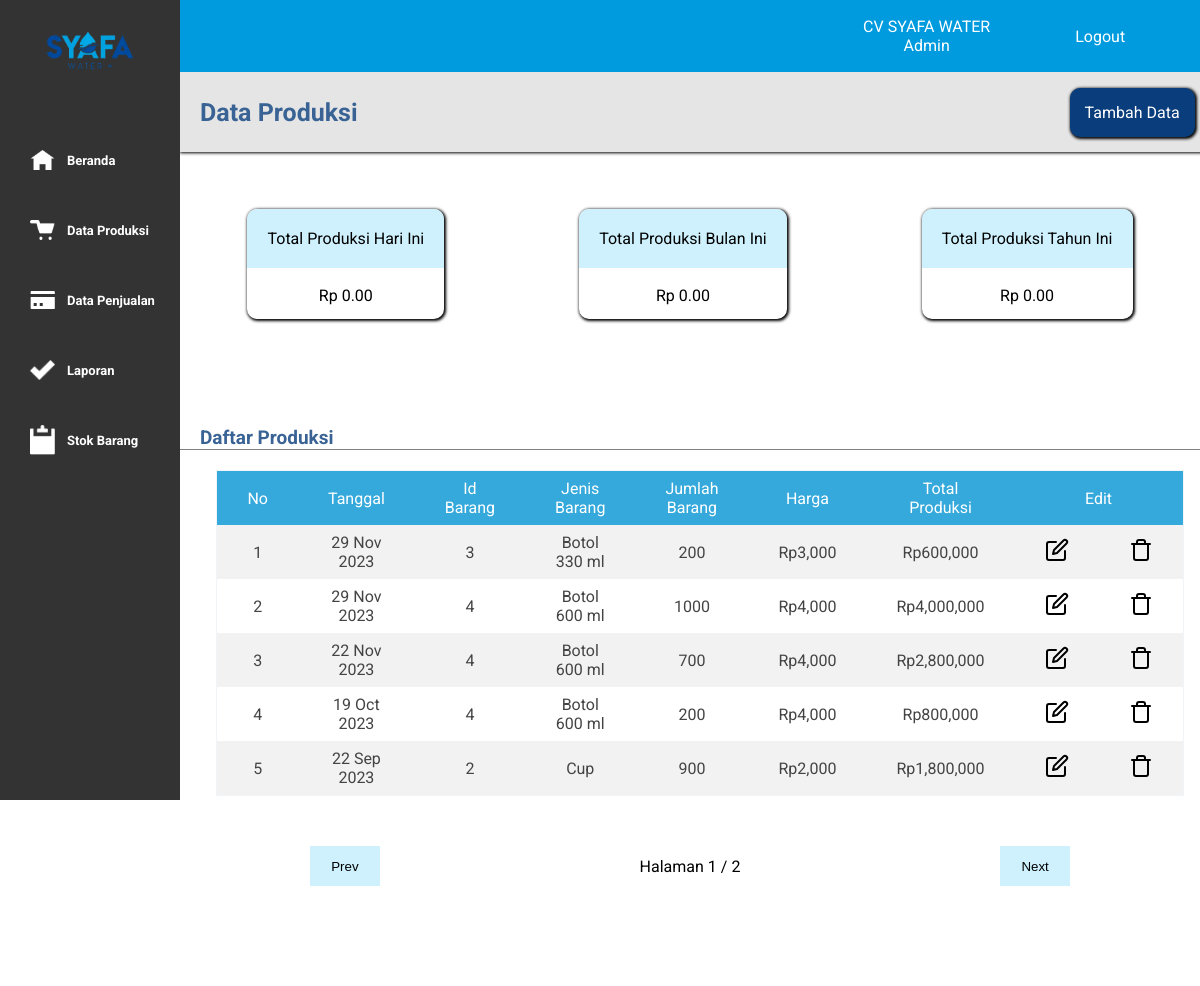
Before: /data_produksi.php with the older database file.
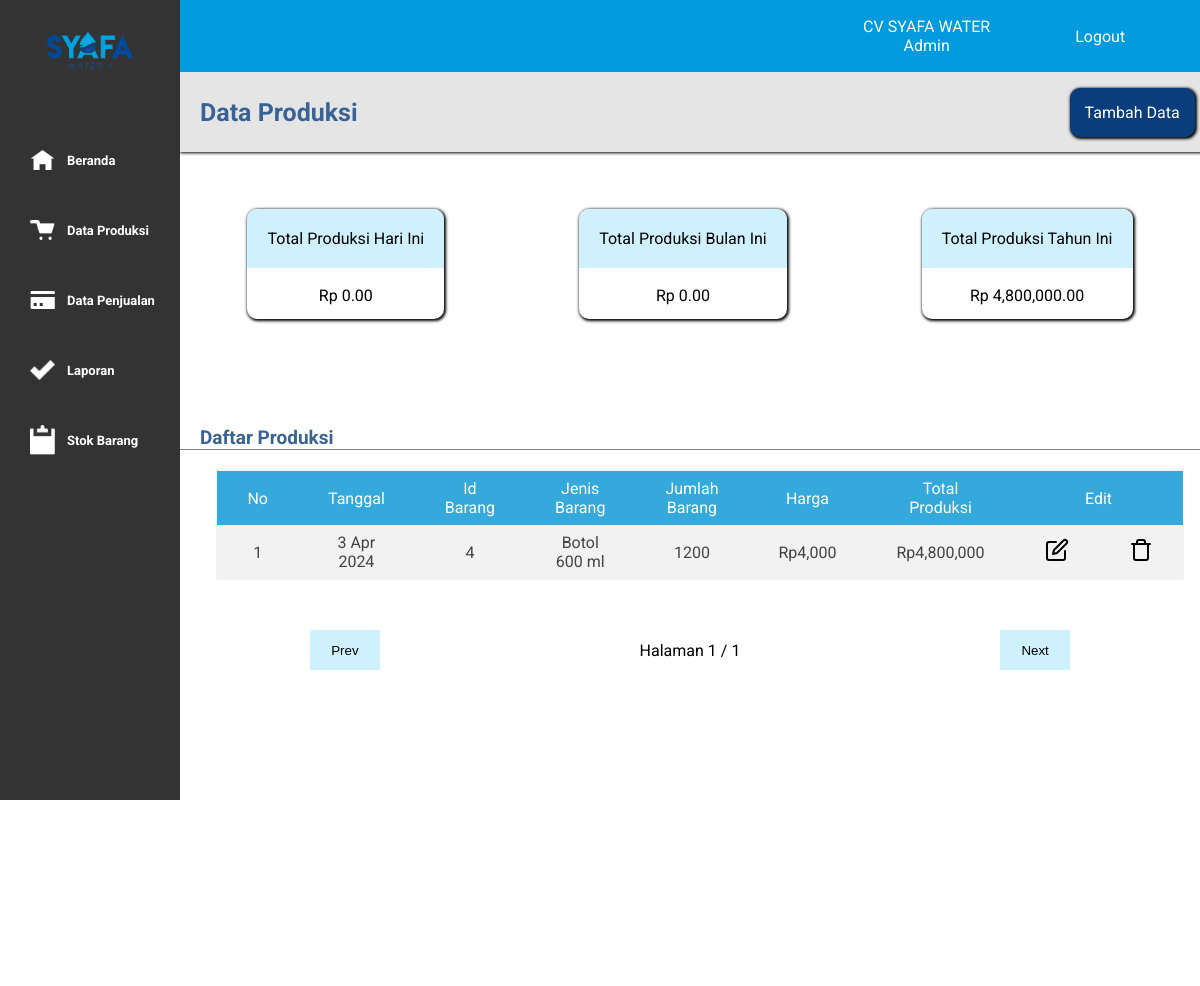
After: the same page with the newer database file.
### tables this page shows
CREATE TABLE `data_produksi` (
  `id_produksi` int(11) NOT NULL,
  `id_barang` int(11) NOT NULL,
  `tanggal_produksi` date NOT NULL,
  `nama_barang` varchar(255) DEFAULT NULL,
  `jumlah_produksi` int(11) DEFAULT NULL,
  `harga_produksi` int(11) DEFAULT NULL
);

### data_produksi.php (the view, shortened to what the changed rows need)
<!DOCTYPE html>
<html lang="en">
<head>
    <link rel="stylesheet" href="style.css">
</head>
<body>
    <div class="container">
        <div class="main">
            <div class="content">
                <div class="ringkasan">
                    <div class="tahun" id="sum">
                        <div class="judul">
                            <p>Total Produksi Tahun Ini</p>
                        </div>
                        <div class="isi">
                            <?php
                            $host = 'localhost';
                            $user = 'root';
                            $pass = '';
                            $dbname = 'admin_syafa';
                            $koneksi = new mysqli($host, $user, $pass, $dbname);
                            $tahun_bulan_ini = date("Y");
                            $query = "SELECT SUM(harga_produksi*jumlah_produksi) AS total_pemasukkan FROM data_produksi WHERE DATE_FORMAT(tanggal_produksi, '%Y') = '$tahun_bulan_ini'";
                            $result = $koneksi->query($query);
                            if ($result->num_rows == 1) {
                                $row = $result->fetch_assoc();
                                $total_pemasukkan = $row['total_pemasukkan'];
                                echo "Rp " . number_format($total_pemasukkan, 2);
                            } else {
                                echo "Belum ada pemasukkan dalam bulan ini.";
                            }
                            ?>
                        </div>
                    </div>
                </div>
                <div class="hasil">
                    <?php
                    $koneksi = new mysqli('localhost', 'root', '', 'admin_syafa');
                    $itemsPerHalaman = 5;
                    $halamanSaatIni = isset($_GET['halaman']) ? $_GET['halaman'] : 1;
                    $offset = ($halamanSaatIni - 1) * $itemsPerHalaman;
                    $query = "SELECT * FROM data_produksi ORDER BY tanggal_produksi DESC LIMIT $itemsPerHalaman OFFSET $offset ";
                    $result = $koneksi->query($query);
                    $i = 1 + ($halamanSaatIni - 1) * $itemsPerHalaman;
                    ?>
                    <table>
                        <tr>
                            <th>No</th>
                            <th width='200px' ;>Tanggal</th>
                            <th>Id Barang</th>
                            <th>Jenis Barang</th>
                            <th>Jumlah Barang</th>
                            <th>Harga</th>
                            <th>Total Produksi</th>
                            <th colspan="2">Edit</th>
                        </tr>
                        <?php
                        while ($row = $result->fetch_assoc()) {
                            echo "<tr>";
                            echo "<td>" . $i . "</td>";
                            $tanggal = date('j M Y', strtotime($row['tanggal_produksi']));
                            echo "<td>" . $tanggal . "</td>";
                            echo "<td>" . $row['id_barang'] . "</td>";
                            echo "<td>" . $row['nama_barang'] . "</td>";
                            echo "<td>" . $row['jumlah_produksi'] . "</td>";
                            echo "<td>" ."Rp". number_format($row['harga_produksi']) . "</td>";
                            $total_pengeluaran = $row['jumlah_produksi'] * $row['harga_produksi'];
                            echo "<td>" . "Rp".number_format($total_pengeluaran) . "</td>";
                            echo "<td><a href='edit_data_produksi.php?id_produksi=" . $row['id_produksi'] . "'><i data-feather='edit'></i></a></td>";
                            echo "<td><a href='proses_hapus_produksi.php?id_produksi=" . $row['id_produksi'] . "'><i data-feather='trash'></i></a></td>";
                            echo "</tr>";
                            $i++;
                        }
                        echo "</table>";
                        ?>
                        <div id="pagination">
                            <?php
                            $queryTotalItems = "SELECT COUNT(*) as total FROM data_produksi";
                            $resultTotalItems = $koneksi->query($queryTotalItems);
                            $totalItems = $resultTotalItems->fetch_assoc()['total'];
                            $totalHalaman = ceil($totalItems / $itemsPerHalaman);
                            ?>
                            <button onclick="prevPage(event)">Prev</button>
                            <div class="info-halaman">
                                Halaman <span id="currentPage"><?= $halamanSaatIni ?></span> / <?= $totalHalaman ?>
                            </div>
                            <button onclick="nextPage(event)">Next</button>
                        </div>
                </div>
            </div>
        </div>
    </div>
</body>
</html>

Changed rows visible on the page:
removed data_produksi: tanggal_produksi "29 Nov 2023", id_barang "3", nama_barang "Botol 330 ml", jumlah_produksi "200", harga_produksi "3,000", total_pengeluaran "600,000"
removed data_produksi: tanggal_produksi "29 Nov 2023", id_barang "4", nama_barang "Botol 600 ml", jumlah_produksi "1000", harga_produksi "4,000", total_pengeluaran "4,000,000"
removed data_produksi: tanggal_produksi "22 Nov 2023", id_barang "4", nama_barang "Botol 600 ml", jumlah_produksi "700", harga_produksi "4,000", total_pengeluaran "2,800,000"
removed data_produksi: tanggal_produksi "19 Oct 2023", id_barang "4", nama_barang "Botol 600 ml", jumlah_produksi "200", harga_produksi "4,000", total_pengeluaran "800,000"
removed data_produksi: tanggal_produksi "22 Sep 2023", id_barang "2", nama_barang "Cup", jumlah_produksi "900", harga_produksi "2,000", total_pengeluaran "1,800,000"
added data_produksi: tanggal_produksi "3 Apr 2024", id_barang "4", nama_barang "Botol 600 ml", jumlah_produksi "1200", harga_produksi "4,000", total_pengeluaran "4,800,000"
Other visible differences:
$total_pemasukkan: "0.00" → "4,800,000.00"
$totalHalaman: "2" → "1"
